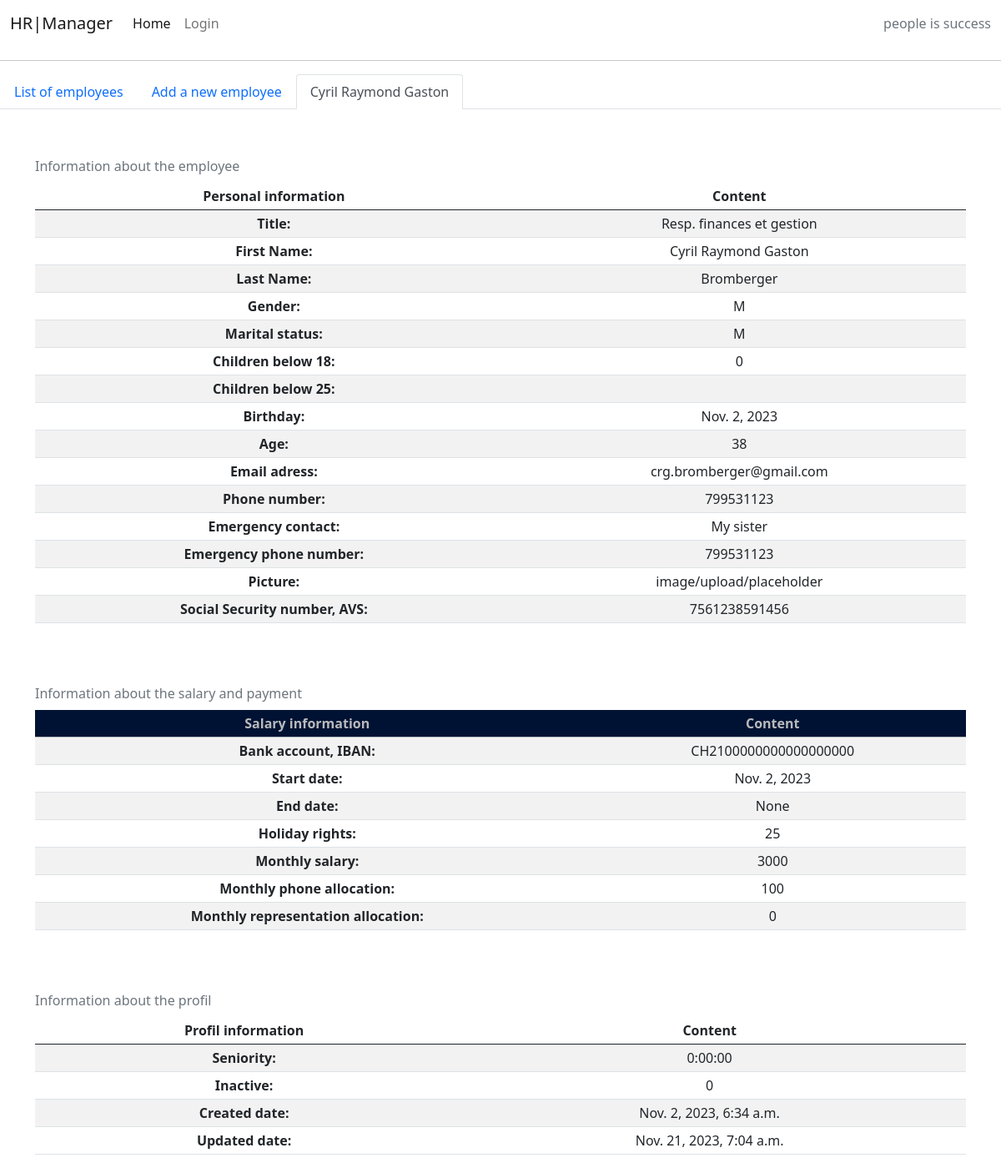
/employee/1/, run on the app's committed database.
### hrmanager/models.py (models this page shows, shortened)
class Employees(models.Model):
    title = models.CharField(max_length=200, unique=True, default='')
    first_name = models.CharField(max_length=30)
    last_name = models.CharField(max_length=30)
    employees_gender = models.CharField(max_length=1, choices=EMPLOYEES_GENDER)
    employees_marital_status = models.CharField(
        max_length=1, choices=EMPLOYEES_MARITAL_STATUS)
    children_for_allocations_type_1 = models.CharField(
        choices=CHILDREN_BELOW_18, blank=True, max_length=2)
    children_for_allocations_type_2 = models.CharField(
        choices=CHILDREN_BELOW_25, blank=True, max_length=2)
    birth_date = models.DateField(blank=True, null=True)
    employees_age = models.PositiveSmallIntegerField(blank=True, null=True)
    email_adress = models.EmailField(blank=True, null=True)
    phone_number = models.IntegerField(blank=True, null=True)
    emergency_contact = models.CharField(
        max_length=30, blank=True, null=True)
    emergency_phonenumber = models.IntegerField(
        blank=True, null=True)
    employee_picture = CloudinaryField('image', default='placeholder')
    social_security_number = models.CharField(
        max_length=13, unique=True)
    employees_bankaccount = models.CharField(
        max_length=21, blank=True, null=True)
    start_date = models.DateField(blank=True, null=True)
    end_date = models.DateField(blank=True, null=True)
    employees_holiday_rights = models.IntegerField(
        blank=True, null=True, default=0)
    base_monthly_salary = models.IntegerField(blank=True, null=True, default=0)
    LPP_deduction_employee = models.IntegerField(
        blank=True, null=True, default=0)
    LPP_deduction_employer = models.IntegerField(
        blank=True, null=True, default=0)
    employees_phone_allocation = models.PositiveSmallIntegerField(
        blank=True, null=True, default=0)
    employees_representation_allocation = models.PositiveSmallIntegerField(
        blank=True, null=True, default=0)
    expense_report = models.DecimalField(
        max_digits=5, decimal_places=2, default=0, blank=True, null=True)
    public_transportation_fees = models.DecimalField(
        max_digits=6, decimal_places=2, default=0, blank=True, null=True)
    extraordinary_salary = models.IntegerField(
        blank=True, null=True, default=0)
    created_date = models.DateTimeField(auto_now_add=True)
    updated_date = models.DateTimeField(auto_now=True)
    seniority = models.DurationField(blank=True, null=True)
    employees_status = models.IntegerField(choices=STATUS, default=0)
    class Meta:
        ordering = ['start_date']
        unique_together = [['first_name', 'last_name']]

### hrmanager/views.py (the view)
# urls.py: path('employee/<int:pk>/', views.EnployeeDetailView.as_view(),
class EnployeeDetailView(generic.DetailView):
    model = Employees
    template_name = 'employee_detail.html'
    context_object_name = 'selected_employee'
    def get_context_data(self, **kwargs):
        context = super().get_context_data(**kwargs)
        context['selected_employee_pk'] = self.object.pk
        return context

### templates/employee_detail.html
{% extends 'base.html' %} {% block content %}
<div class="masthead">
  <div>
    <ul class="nav nav-tabs">
      <li class="nav-item">
        <a class="nav-link" href="{% url 'Listofemployees' %}"
          >List of employees</a
        >
      </li>
      <li class="nav-item">
        <a class="nav-link" href="{% url 'Addanemployees' %}"
          >Add a new employee</a
        >
      </li>
      <li class="nav-item">
        <a class="nav-link active" aria-current="page" href="#"
          >{{ selected_employee.first_name }}</a
        >
      </li>
    </ul>
  </div>
  <div class="table-responsive container mt-5">
    <table
      class="table table-striped table-sm align-middle caption-top text-center"
    >
      <caption>
        Information about the employee
      </caption>
      <thead>
        <tr>
          <th scope="col">Personal information</th>
          <th scope="col">Content</th>
        </tr>
      </thead>
      <tbody>
        <tr>
          <th scope="row">Title:</th>
          <td>{{ selected_employee.title }}</td>
        </tr>
        <tr>
          <th scope="row">First Name:</th>
          <td>{{ selected_employee.first_name }}</td>
        </tr>
        <tr>
          <th scope="row">Last Name:</th>
          <td>{{ selected_employee.last_name }}</td>
        </tr>
        <tr>
          <th scope="row">Gender:</th>
          <td>{{ selected_employee.employees_gender }}</td>
        </tr>
        <tr>
          <th scope="row">Marital status:</th>
          <td>{{ selected_employee.employees_marital_status }}</td>
        </tr>
        <tr>
          <th scope="row">Children below 18:</th>
          <td>{{ selected_employee.children_for_allocations_type_1 }}</td>
        </tr>
        <tr>
          <th scope="row">Children below 25:</th>
          <td>{{ selected_employee.children_for_allocations_type_2 }}</td>
        </tr>
        <tr>
          <th scope="row">Birthday:</th>
          <td>{{ selected_employee.birth_date }}</td>
        </tr>
        <tr>
          <th scope="row">Age:</th>
          <td>{{ selected_employee.employees_age }}</td>
        </tr>
        <tr>
          <th scope="row">Email adress:</th>
          <td>{{ selected_employee.email_adress }}</td>
        </tr>
        <tr>
          <th scope="row">Phone number:</th>
          <td>{{ selected_employee.phone_number }}</td>
        </tr>
        <tr>
          <th scope="row">Emergency contact:</th>
          <td>{{ selected_employee.emergency_contact }}</td>
        </tr>
        <tr>
          <th scope="row">Emergency phone number:</th>
          <td>{{ selected_employee.emergency_phonenumber }}</td>
        </tr>
        <tr>
          <th scope="row">Picture:</th>
          <td>{{ selected_employee.employee_picture }}</td>
        </tr>
        <tr>
          <th scope="row">Social Security number, AVS:</th>
          <td>{{ selected_employee.social_security_number }}</td>
        </tr>
      </tbody>
    </table>
  </div>
  <div class="table-responsive container mt-5">
    <table
      class="table table-striped align-middle table-sm caption-top text-center"
    >
      <caption>
        Information about the salary and payment
      </caption>
      <thead class="financial-color">
        <tr>
          <th scope="col">Salary information</th>
          <th scope="col">Content</th>
        </tr>
      </thead>
      <tbody>
        <tr>
          <th scope="row">Bank account, IBAN:</th>
          <td>{{ selected_employee.employees_bankaccount }}</td>
        </tr>
        <tr>
          <th scope="row">Start date:</th>
          <td>{{ selected_employee.start_date }}</td>
        </tr>
        <tr>
          <th scope="row">End date:</th>
          <td>{{ selected_employee.end_date }}</td>
        </tr>
        <tr>
          <th scope="row">Holiday rights:</th>
          <td>{{ selected_employee.employees_holiday_rights }}</td>
        </tr>
        <tr>
          <th scope="row">Monthly salary:</th>
          <td>{{ selected_employee.base_monthly_salary }}</td>
        </tr>
        <tr>
          <th scope="row">Monthly phone allocation:</th>
          <td>{{ selected_employee.employees_phone_allocation }}</td>
        </tr>
        <tr>
          <th scope="row">Monthly representation allocation:</th>
          <td>{{ selected_employee.employees_representation_allocation }}</td>
        </tr>
      </tbody>
    </table>
  </div>
  <div class="table-responsive container mt-5">
    <table
      class="table table-striped table-sm align-middle caption-top text-center"
    >
      <caption>
        Information about the profil
      </caption>
      <thead>
        <tr>
          <th scope="col">Profil information</th>
          <th scope="col">Content</th>
        </tr>
      </thead>
      <tbody>
        <tr>
          <th scope="row">Seniority:</th>
          <td>{{ selected_employee.seniority }}</td>
        </tr>
        <tr>
          <th scope="row">Inactive:</th>
          <td>{{ selected_employee.employees_status }}</td>
        </tr>
        <tr>
          <th scope="row">Created date:</th>
          <td>{{ selected_employee.created_date }}</td>
        </tr>
        <tr>
          <th scope="row">Updated date:</th>
          <td>{{ selected_employee.updated_date }}</td>
        </tr>
      </tbody>
    </table>
  </div>
</div>
{% endblock content %}

### static/css/style.css (style rules this page uses)
.financial-color { color: #b8babc; background-color: #001233; }

### data on the page
Employees: first_name "Cyril Raymond Gaston", title "Resp. finances et gestion", last_name "Bromberger", employees_gender "M", employees_marital_status "M", children_for_allocations_type_1 "0", birth_date "Nov. 2, 2023", employees_age "38", email_adress "crg.bromberger@gmail.com", phone_number "799531123", emergency_contact "My sister", emergency_phonenumber "799531123", employee_picture "image/upload/placeholder", social_security_number "7561238591456", employees_bankaccount "CH2100000000000000000", start_date "Nov. 2, 2023", end_date "None", employees_holiday_rights "25", base_monthly_salary "3000", employees_phone_allocation "100", employees_representation_allocation "0", seniority "0:00:00", employees_status "0", created_date "Nov. 2, 2023, 6:34 a.m.", updated_date "Nov. 21, 2023, 7:04 a.m."
